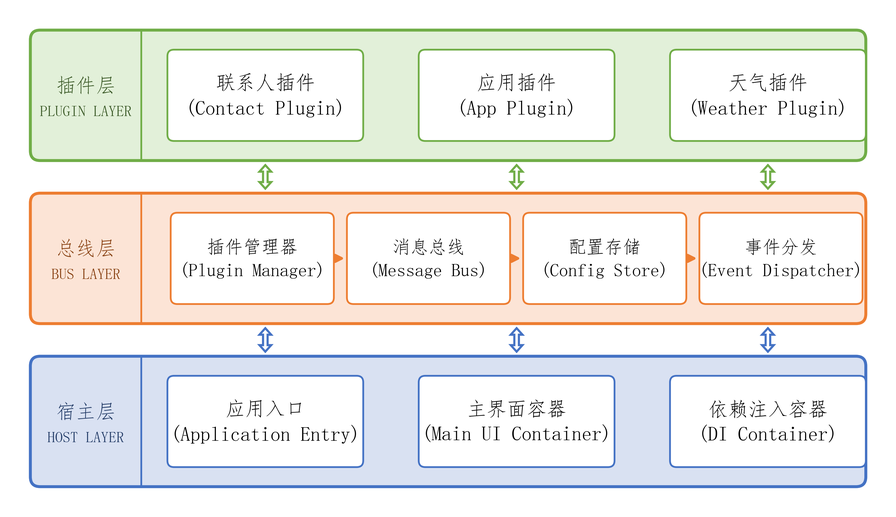
#> input picture latexpdf/figures/architecture.png, 896 x 517 px, shrunk from 3171 x 1831 before the run, found by its file name
$ python explore_images.py
#> lines starting #> are read from the running program, lines starting #| are printed output that depends on the picture
import os
from PIL import Image

src_dir = r"d:\Graduation_Project\SimpleDesktop\thesis_figures\yuantu"

for img_name in ["architecture.png", "wechat_state.png", "wifi_daemon.png", "voice_flow.png"]:
    src_path = os.path.join(src_dir, img_name)
    if os.path.exists(src_path):
        img = Image.open(src_path)
#> img is the input picture: PIL image 896x517 RGBA; mean R, G, B, A 236.7, 236.6, 232.6, 255
        w, h = img.size
#> w = 896; h = 517
        print(f"Image: {img_name}, Size: {w}x{h}")
#| Image: architecture.png, Size: 896x517
        # 获取非白像素包围盒
        # 如果是RGB图像，我们可以通过转为灰度图，然后阈值化来找非白包围盒
        gray = img.convert("L")
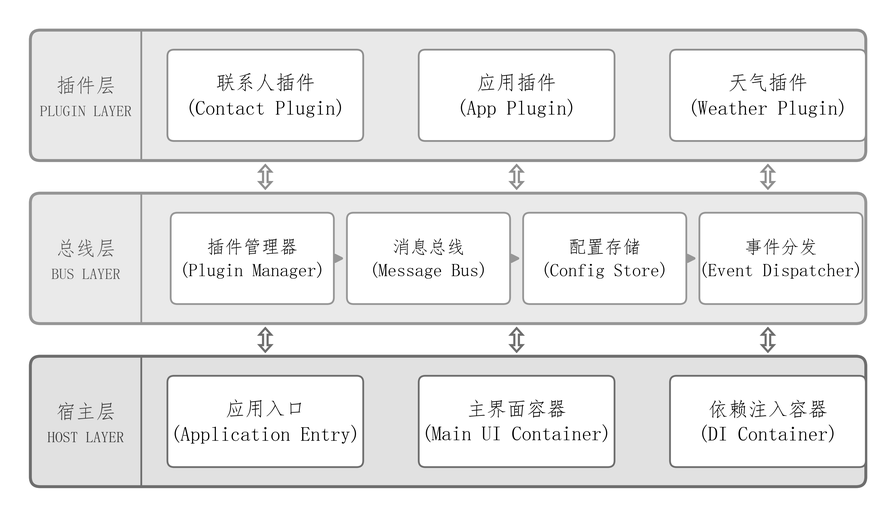
#> gray: PIL image 896x517 L; min 0, max 255, mean 236.2
        # 寻找非255的像素边界
        bbox = gray.getbbox()
#> bbox = (0, 0, 896, 517)
        print(f"  bbox: {bbox}")
#|   bbox: (0, 0, 896, 517)
    else:
        print(f"Image: {img_name} does not exist!")
#> pass 2 of the loop `for img_name in ["architecture.png", "wechat_state.png", "wifi_daemon...`:
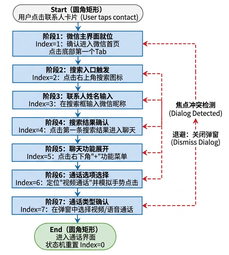
#> input picture latexpdf/figures/wechat_state.png, 229 x 255 px, shrunk from 811 x 904 before the run, found by its file name
#> img is the input picture: PIL image 229x255 RGBA; mean R, G, B, A 215.6, 222.4, 227.9, 255
#| Image: wechat_state.png, Size: 229x255
#> `gray = img.convert("L")`:
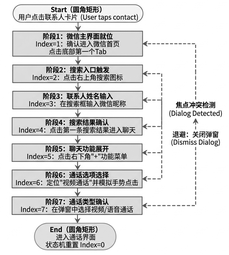
#> gray: PIL image 229x255 L; min 0, max 255, mean 221
#> bbox = (0, 0, 229, 255)
#|   bbox: (0, 0, 229, 255)
#> pass 3 of the loop `for img_name in ["architecture.png", "wechat_state.png", "wifi_daemon...`:
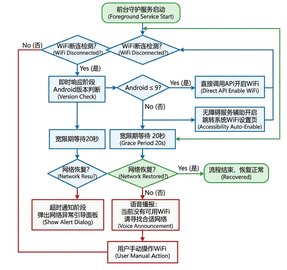
#> input picture latexpdf/figures/wifi_daemon.png, 287 x 270 px, shrunk from 1017 x 954 before the run, found by its file name
#> img is the input picture: PIL image 287x270 RGBA; mean R, G, B, A 232.3, 235.2, 235.1, 255
#| Image: wifi_daemon.png, Size: 287x270
#> `gray = img.convert("L")`:
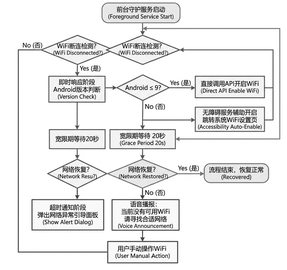
#> gray: PIL image 287x270 L; min 19, max 255, mean 234.3
#> bbox = (0, 0, 287, 270)
#|   bbox: (0, 0, 287, 270)
#> the loop made 4 passes; the first 3 are shown
